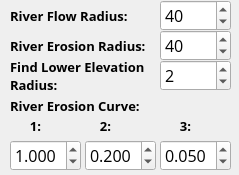
        <widget class="QWidget" name="mpErosion">
         <property name="geometry">
          <rect>
           <x>0</x>
           <y>0</y>
           <width>239</width>
           <height>175</height>
          </rect>
         </property>
         <attribute name="label">
          <string>Erosion</string>
         </attribute>
         <widget class="QLabel" name="label_52">
          <property name="geometry">
           <rect>
            <x>10</x>
            <y>0</y>
            <width>151</width>
            <height>31</height>
           </rect>
          </property>
          <property name="font">
           <font>
            <family>Open Sans</family>
            <pointsize>10</pointsize>
            <weight>75</weight>
            <bold>true</bold>
           </font>
          </property>
          <property name="text">
           <string>River Flow Radius:</string>
          </property>
         </widget>
         <widget class="QSpinBox" name="spnRFRadius">
          <property name="geometry">
           <rect>
            <x>160</x>
            <y>0</y>
            <width>71</width>
            <height>31</height>
           </rect>
          </property>
          <property name="font">
           <font>
            <family>Open Sans</family>
            <pointsize>12</pointsize>
           </font>
          </property>
          <property name="minimum">
           <number>10</number>
          </property>
          <property name="maximum">
           <number>100</number>
          </property>
          <property name="singleStep">
           <number>10</number>
          </property>
          <property name="value">
           <number>40</number>
          </property>
         </widget>
         <widget class="QSpinBox" name="spnRERadius">
          <property name="geometry">
           <rect>
            <x>160</x>
            <y>30</y>
            <width>71</width>
            <height>31</height>
           </rect>
          </property>
          <property name="font">
           <font>
            <family>Open Sans</family>
            <pointsize>12</pointsize>
           </font>
          </property>
          <property name="minimum">
           <number>10</number>
          </property>
          <property name="maximum">
           <number>100</number>
          </property>
          <property name="singleStep">
           <number>10</number>
          </property>
          <property name="value">
           <number>40</number>
          </property>
         </widget>
         <widget class="QLabel" name="label_53">
          <property name="geometry">
           <rect>
            <x>10</x>
            <y>30</y>
            <width>151</width>
            <height>31</height>
           </rect>
          </property>
          <property name="font">
           <font>
            <family>Open Sans</family>
            <pointsize>10</pointsize>
            <weight>75</weight>
            <bold>true</bold>
           </font>
          </property>
          <property name="text">
           <string>River Erosion Radius:</string>
          </property>
         </widget>
         <widget class="QLabel" name="label_54">
          <property name="geometry">
           <rect>
            <x>10</x>
            <y>60</y>
            <width>151</width>
            <height>31</height>
           </rect>
          </property>
          <property name="font">
           <font>
            <family>Open Sans</family>
            <pointsize>10</pointsize>
            <weight>75</weight>
            <bold>true</bold>
           </font>
          </property>
          <property name="text">
           <string>Find Lower Elevation Radius:</string>
          </property>
          <property name="wordWrap">
           <bool>true</bool>
          </property>
         </widget>
         <widget class="QSpinBox" name="spnFLERadius">
          <property name="geometry">
           <rect>
            <x>160</x>
            <y>60</y>
            <width>71</width>
            <height>31</height>
           </rect>
          </property>
          <property name="font">
           <font>
            <family>Open Sans</family>
            <pointsize>12</pointsize>
           </font>
          </property>
          <property name="minimum">
           <number>1</number>
          </property>
          <property name="maximum">
           <number>10</number>
          </property>
          <property name="singleStep">
           <number>1</number>
          </property>
          <property name="value">
           <number>2</number>
          </property>
         </widget>
         <widget class="QLabel" name="label_55">
          <property name="geometry">
           <rect>
            <x>10</x>
            <y>90</y>
            <width>141</width>
            <height>31</height>
           </rect>
          </property>
          <property name="font">
           <font>
            <family>Open Sans</family>
            <pointsize>10</pointsize>
            <weight>75</weight>
            <bold>true</bold>
           </font>
          </property>
          <property name="text">
           <string>River Erosion Curve:</string>
          </property>
          <property name="wordWrap">
           <bool>true</bool>
          </property>
         </widget>
         <widget class="QDoubleSpinBox" name="spnREC1">
          <property name="geometry">
           <rect>
            <x>10</x>
            <y>140</y>
            <width>71</width>
            <height>31</height>
           </rect>
          </property>
          <property name="font">
           <font>
            <family>Open Sans</family>
            <pointsize>12</pointsize>
           </font>
          </property>
          <property name="decimals">
           <number>3</number>
          </property>
          <property name="minimum">
           <double>0.010000000000000</double>
          </property>
          <property name="maximum">
           <double>10.000000000000000</double>
          </property>
          <property name="singleStep">
           <double>0.100000000000000</double>
          </property>
          <property name="value">
           <double>1.000000000000000</double>
          </property>
         </widget>
         <widget class="QDoubleSpinBox" name="spnREC2">
          <property name="geometry">
           <rect>
            <x>85</x>
            <y>140</y>
            <width>71</width>
            <height>31</height>
           </rect>
          </property>
          <property name="font">
           <font>
            <family>Open Sans</family>
            <pointsize>12</pointsize>
           </font>
          </property>
          <property name="decimals">
           <number>3</number>
          </property>
          <property name="minimum">
           <double>0.010000000000000</double>
          </property>
          <property name="maximum">
           <double>10.000000000000000</double>
          </property>
          <property name="singleStep">
           <double>0.100000000000000</double>
          </property>
          <property name="value">
           <double>0.200000000000000</double>
          </property>
         </widget>
         <widget class="QDoubleSpinBox" name="spnREC3">
          <property name="geometry">
           <rect>
            <x>160</x>
            <y>140</y>
            <width>71</width>
            <height>31</height>
           </rect>
          </property>
          <property name="font">
           <font>
            <family>Open Sans</family>
            <pointsize>12</pointsize>
           </font>
          </property>
          <property name="decimals">
           <number>3</number>
          </property>
          <property name="minimum">
           <double>0.010000000000000</double>
          </property>
          <property name="maximum">
           <double>10.000000000000000</double>
          </property>
          <property name="singleStep">
           <double>0.010000000000000</double>
          </property>
          <property name="value">
           <double>0.050000000000000</double>
          </property>
         </widget>
         <widget class="QLabel" name="label_56">
          <property name="geometry">
           <rect>
            <x>10</x>
            <y>110</y>
            <width>51</width>
            <height>31</height>
           </rect>
          </property>
          <property name="font">
           <font>
            <family>Open Sans</family>
            <pointsize>10</pointsize>
            <weight>75</weight>
            <bold>true</bold>
           </font>
          </property>
          <property name="text">
           <string>1:</string>
          </property>
          <property name="alignment">
           <set>Qt::AlignCenter</set>
          </property>
          <property name="wordWrap">
           <bool>true</bool>
          </property>
         </widget>
         <widget class="QLabel" name="label_57">
          <property name="geometry">
           <rect>
            <x>80</x>
            <y>110</y>
            <width>51</width>
            <height>31</height>
           </rect>
          </property>
          <property name="font">
           <font>
            <family>Open Sans</family>
            <pointsize>10</pointsize>
            <weight>75</weight>
            <bold>true</bold>
           </font>
          </property>
          <property name="text">
           <string>2:</string>
          </property>
          <property name="alignment">
           <set>Qt::AlignCenter</set>
          </property>
          <property name="wordWrap">
           <bool>true</bool>
          </property>
         </widget>
         <widget class="QLabel" name="label_58">
          <property name="geometry">
           <rect>
            <x>160</x>
            <y>110</y>
            <width>51</width>
            <height>31</height>
           </rect>
          </property>
          <property name="font">
           <font>
            <family>Open Sans</family>
            <pointsize>10</pointsize>
            <weight>75</weight>
            <bold>true</bold>
           </font>
          </property>
          <property name="text">
           <string>3:</string>
          </property>
          <property name="alignment">
           <set>Qt::AlignCenter</set>
          </property>
          <property name="wordWrap">
           <bool>true</bool>
          </property>
         </widget>
         <zorder>label_54</zorder>
         <zorder>label_53</zorder>
         <zorder>label_52</zorder>
         <zorder>spnRFRadius</zorder>
         <zorder>spnRERadius</zorder>
         <zorder>spnFLERadius</zorder>
         <zorder>label_55</zorder>
         <zorder>spnREC1</zorder>
         <zorder>spnREC2</zorder>
         <zorder>spnREC3</zorder>
         <zorder>label_56</zorder>
         <zorder>label_57</zorder>
         <zorder>label_58</zorder>
        </widget>
